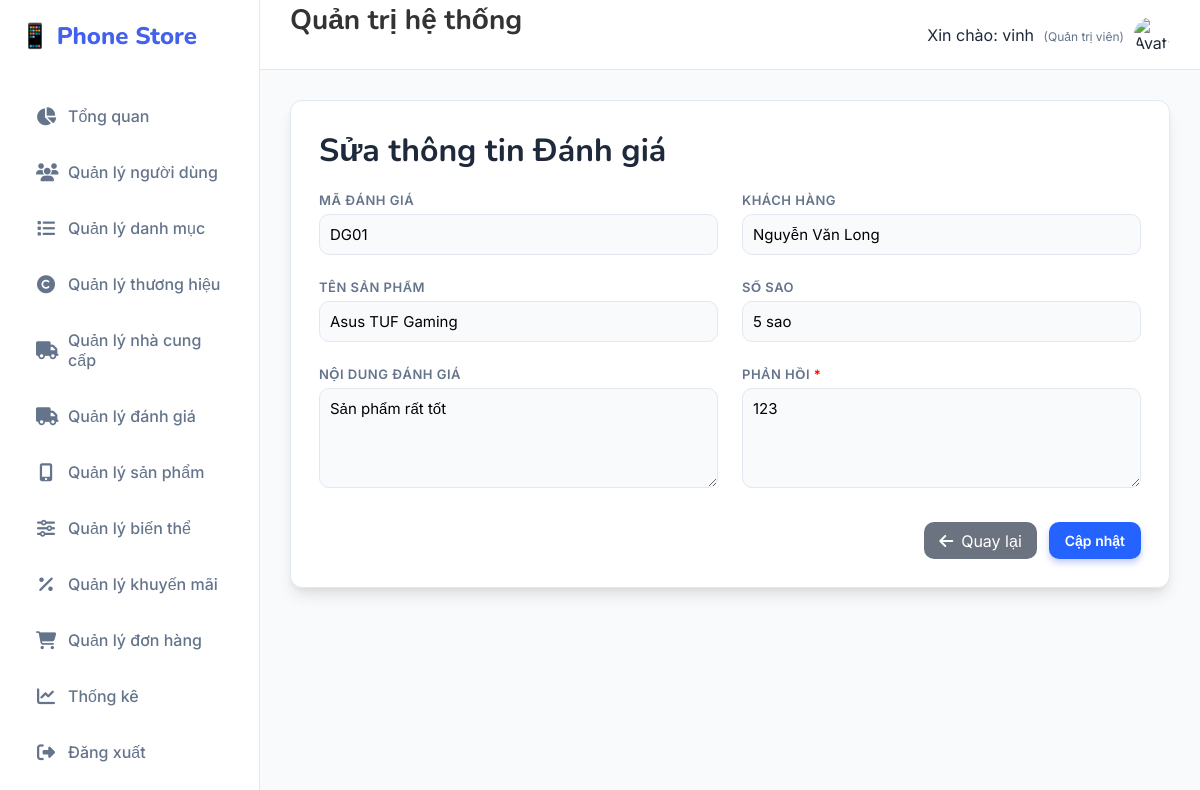
Screenshot of /Danhgia/sua/DG01 (signed in) with the database file from the repository.
### tables this page shows
CREATE TABLE `danh_gia` (
  `ma_danh_gia` varchar(20) NOT NULL,
  `ma_user` varchar(20) NOT NULL,
  `ma_san_pham` varchar(20) NOT NULL,
  `so_sao` int(11) DEFAULT NULL CHECK (`so_sao` >= 1 and `so_sao` <= 5),
  `noi_dung` text DEFAULT NULL,
  `phan_hoi` text NOT NULL,
  `ngay_danh_gia` datetime DEFAULT current_timestamp()
);

CREATE TABLE `users` (
  `ma_user` varchar(20) NOT NULL,
  `ten_user` varchar(55) NOT NULL,
  `password` varchar(255) NOT NULL,
  `full_name` varchar(255) DEFAULT NULL,
  `email` varchar(55) DEFAULT NULL,
  `phan_quyen` enum('admin','khach_hang') NOT NULL DEFAULT 'khach_hang',
  `so_dien_thoai` varchar(20) DEFAULT NULL,
  `ngay_tao` datetime DEFAULT current_timestamp()
);

CREATE TABLE `san_pham` (
  `ma_san_pham` varchar(20) NOT NULL,
  `ten_san_pham` varchar(255) NOT NULL,
  `ma_danh_muc` varchar(20) DEFAULT NULL,
  `ma_thuong_hieu` varchar(20) DEFAULT NULL,
  `ma_nha_cung_cap` varchar(20) DEFAULT NULL,
  `ngay_tao` datetime DEFAULT current_timestamp()
);

### MVC/Core/controller.php (called while the page is built, shortened)
<?php
class controller
{
    public function model($model)
    {
        return new $model;
    }
    public function view($view, $data = [])
    {
        include_once __DIR__ . '/../Views/' . $view . '.php';
    }
}

### MVC/Controllers/Danhgia.php (called while the page is built, shortened)
<?php
class Danhgia extends controller
{
    private $dg;
    function __construct()
    {
        $this->dg = $this->model("DanhGia_m");
    }
    function sua($ma_danh_gia)
    {
        $result = $this->dg->DanhGia_getById($ma_danh_gia);
        $row = mysqli_fetch_array($result);
        $this->view('Master', [
            'page' => 'Danhgia_sua',
            'ma_danh_gia' => $row['ma_danh_gia'],
            'full_name' => $row['full_name'],
            'ten_san_pham' => $row['ten_san_pham'],
            'so_sao' => $row['so_sao'],
            'noi_dung' => $row['noi_dung'],
            'phan_hoi' => $row['phan_hoi']
        ]);
    }
}

### MVC/Core/app.php (called while the page is built, shortened)
<?php
class app
{
    protected $action = "Get_data";
    function __construct()
    {
        $arr = $this->processURL();
        if ($arr != null) {
            if (file_exists(__DIR__ . '/../Controllers/' . $arr[0] . '.php')) {
                unset($arr[0]);
            }
        }
        $this->controller = new $this->controller;
        if (isset($arr[1])) {
            if (method_exists($this->controller, $arr[1])) {
                $this->action = $arr[1];
                unset($arr[1]);
            }
        }
        $this->param = $arr ? array_values($arr) : [];
        call_user_func_array([$this->controller, $this->action], $this->param);
    }
    function processURL()
    {
        if (isset($_GET['url'])) {
            return explode('/', filter_var(trim($_GET['url']), FILTER_DEFAULT));
        }
    }
}

### index.php (called while the page is built, shortened)
<?php
    $myapp = new app();
?>

### MVC/Core/connectDB.php (called while the page is built, shortened)
<?php
class connectDB
{
    function __construct()
    {
        $this->con = mysqli_connect('localhost', 'root', '', 'phone_store_v2');
    }
}

### MVC/Models/DanhGia_m.php (called while the page is built, shortened)
<?php
class DanhGia_m extends connectDB
{
    function DanhGia_getById($ma_danh_gia)
    {
        $sql = "SELECT dg.*, u.full_name, sp.ten_san_pham
                FROM danh_gia dg
                LEFT JOIN users u ON dg.ma_user = u.ma_user
                LEFT JOIN san_pham sp ON dg.ma_san_pham = sp.ma_san_pham
                WHERE dg.ma_danh_gia = '$ma_danh_gia'";
        return mysqli_query($this->con, $sql);
    }
}

### MVC/Views/Pages/Danhgia_sua.php (the view, shortened to what this page needs)
<!DOCTYPE html>
<html lang="vi">
<body>
    <main class="card">
        <h1>Sửa thông tin Đánh giá</h1>
        <form method="post" action="http://localhost/Banhang/Danhgia/update">
            <div>
                <label>Mã đánh giá</label>
                <input type="text" name="txtMadanhgia" readonly
                    value="<?php echo isset($data['ma_danh_gia']) ? htmlspecialchars($data['ma_danh_gia']) : '' ?>" />
            </div>
            <div>
                <label>Khách hàng</label>
                <input type="text" name="txtTenkhachhang" readonly
                    value="<?php echo isset($data['full_name']) ? htmlspecialchars($data['full_name']) : '' ?>" />
            </div>
            <div>
                <label>Tên sản phẩm</label>
                <input type="text" name="txtTensanpham" readonly
                    value="<?php echo isset($data['ten_san_pham']) ? htmlspecialchars($data['ten_san_pham']) : '' ?>" />
            </div>
            <div>
                <label>Số sao </label>
                <input type="text" readonly
                    value="<?php echo isset($data['so_sao']) ? htmlspecialchars($data['so_sao']) . ' sao' : '' ?>" />
            </div>
            <div>
                <label>Nội dung đánh giá</label>
                <textarea
                    readonly><?php echo isset($data['noi_dung']) ? htmlspecialchars($data['noi_dung']) : '' ?></textarea>
            </div>
            <div>
                <label>Phản hồi <span style="color:red">*</span></label>
                <textarea
                    name="txtPhanhoi"><?php echo isset($data['phan_hoi']) ? htmlspecialchars($data['phan_hoi']) : '' ?></textarea>
            </div>
            <div class="actions">
                <a href="http://localhost/Banhang/Danhgia/danhsach" class="btn-back"><i
                        class="fa-solid fa-arrow-left"></i>
                    Quay lại</a>
                <button type="submit" name="btnCapnhat" class="btn-primary">Cập nhật</button>
            </div>
        </form>
    </main>
</body>
</html>

### Public/Css/style.css (style rules this page uses)
:root { --primary: #4361ee; --primary-dark: #3a0ca3; --secondary: #4cc9f0; --accent: #f72585; --success: #10b981; --warning: #f59e0b; --danger: #ef4444; --dark: #1e293b; --light: #f8fafc; --white: #ffffff; --gray: #64748b; --border: #e2e8f0; --shadow: 0 10px 15px -3px rgba(0, 0, 0, 0.1), 0 4px 6px -2px rgba(0, 0, 0, 0.05); --radius: 16px; --sidebar-width: 260px; }
* { margin: 0; padding: 0; box-sizing: border-box; font-family: "Inter", sans-serif; }
body { background-color: var(--light); color: var(--dark); height: 100vh; overflow: hidden; }
a { text-decoration: none; transition: 0.3s; }
.card { background: var(--white); border-radius: var(--radius); padding: 30px; box-shadow: var(--shadow); border: 1px solid var(--border); margin-bottom: 30px; }
h1, h2 { color: var(--dark); margin-bottom: 20px; font-family: "Nunito", sans-serif; }
form { display: grid; grid-template-columns: repeat(2, 1fr); gap: 24px; }
label { font-size: 13px; font-weight: 600; color: var(--gray); margin-bottom: 8px; display: block; text-transform: uppercase; letter-spacing: 0.5px; }
input, select, textarea { width: 100%; padding: 12px 16px; border: 1px solid var(--border); border-radius: 10px; font-size: 15px; background: #f9fafb; transition: 0.2s; }
.actions { margin-top: 10px; display: flex; gap: 12px; justify-content: flex-end; grid-column: 1 / -1; }
button, .btn { padding: 10px 20px; border-radius: 10px; font-weight: 600; font-size: 14px; cursor: pointer; border: none; display: inline-flex; align-items: center; gap: 8px; transition: 0.2s; text-decoration: none; }
.btn-primary { background: var(--primary); color: #fff; box-shadow: 0 4px 6px rgba(67, 97, 238, 0.3); }

### MVC/Views/Pages/Danhgia_sua.php (style rules this page uses)
:root { --accent: #2463ff; --muted: #6b7280 }
.card { width: 100%; background: #fff; padding: 28px; border-radius: 12px }
label { display: block; margin-bottom: 6px; font-weight: 600 }
input, select, textarea { width: 100%; padding: 10px; border-radius: 10px; border: 1px solid #e3e7ef }
textarea { height: 100px; resize: vertical; }
.actions { display: flex; gap: 12px; justify-content: flex-end; margin-top: 6px }
.btn-back { background: #6b7280; color: #fff; padding: 8px 15px; border-radius: 10px; text-decoration: none; display: inline-flex; align-items: center; gap: 8px }
.btn-primary { background: var(--accent); color: #fff; padding: 10px 16px; border-radius: 10px; border: 0 }

### rows the page displays
danh_gia: txtMadanhgia "DG01", txtTenkhachhang "Nguyễn Văn Long", txtTensanpham "Asus TUF Gaming", so_sao "5 sao", noi_dung "Sản phẩm rất tốt", txtPhanhoi "123"

### other values shown
$_SESSION['user_name'] "vinh"
